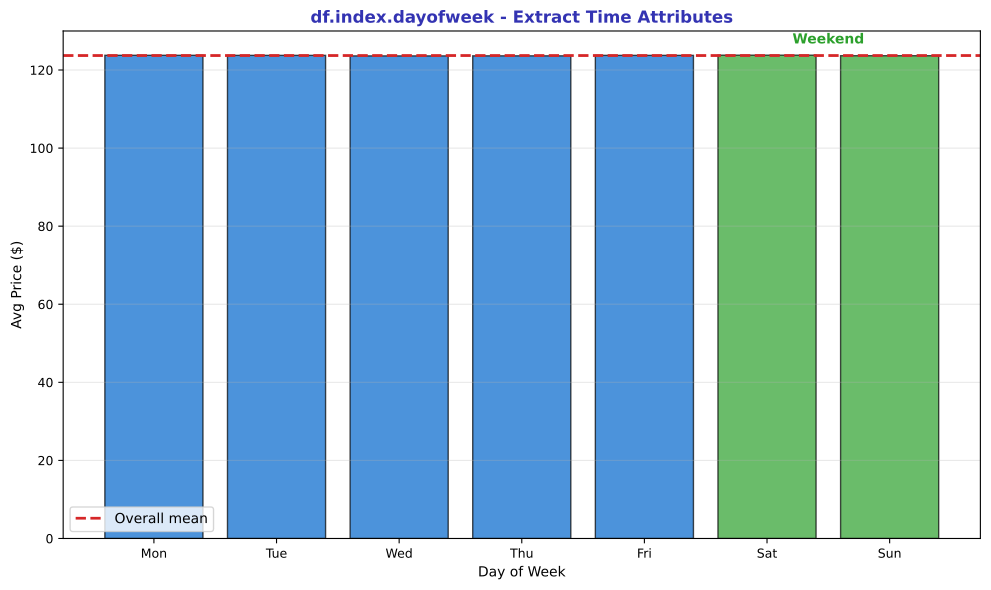

The Python source for this figure:
"""Day of Week Analysis - Extract time attributes"""
import matplotlib.pyplot as plt
import numpy as np
import pandas as pd
from pathlib import Path

plt.rcParams.update({
    'font.size': 10,
    'axes.labelsize': 10,
    'axes.titlesize': 11,
    'xtick.labelsize': 9,
    'ytick.labelsize': 9,
    'legend.fontsize': 9,
    'figure.figsize': (10, 6),
    'figure.dpi': 150
})

MLPURPLE = '#3333B2'
MLLAVENDER = '#ADADE0'
MLBLUE = '#0066CC'
MLORANGE = '#FF7F0E'
MLGREEN = '#2CA02C'
MLRED = '#D62728'

np.random.seed(42)
dates = pd.date_range('2023-01-01', '2024-12-31', freq='D')
n = len(dates)

trend = np.linspace(100, 150, n)
seasonal = 10 * np.sin(np.linspace(0, 4*np.pi, n))
noise = np.cumsum(np.random.randn(n) * 0.5)
prices = trend + seasonal + noise

df = pd.DataFrame({'Date': dates, 'Price': prices})
df.set_index('Date', inplace=True)
df['DayOfWeek'] = df.index.dayofweek

fig, ax = plt.subplots(figsize=(10, 6))

dow_avg = df.groupby('DayOfWeek')['Price'].mean()
days = ['Mon', 'Tue', 'Wed', 'Thu', 'Fri', 'Sat', 'Sun']

bars = ax.bar(days, dow_avg, color=[MLBLUE]*5 + [MLGREEN]*2, alpha=0.7, edgecolor='black')
ax.axhline(dow_avg.mean(), color=MLRED, linestyle='--', linewidth=2, label='Overall mean')

ax.set_xlabel('Day of Week', fontsize=10)
ax.set_ylabel('Avg Price ($)', fontsize=10)
ax.set_title('df.index.dayofweek - Extract Time Attributes', fontsize=12,
             fontweight='bold', color=MLPURPLE)
ax.legend(fontsize=10)
ax.grid(axis='y', alpha=0.3)

ax.annotate('Weekend', xy=(5.5, dow_avg.iloc[5]), xytext=(5.5, dow_avg.iloc[5]+3),
            fontsize=10, ha='center', color=MLGREEN, fontweight='bold')

plt.tight_layout()
plt.savefig(Path(__file__).parent / 'chart.pdf', dpi=300, bbox_inches='tight')
plt.close()
